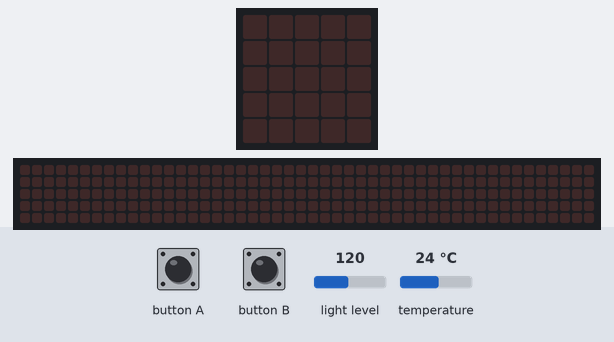
A program run on a simulated BBC micro:bit (MakeCode). Shown: the board's 5×5 LED display, a strip that is not on the board, showing the scrolling text unrolled. The test bench sets the inputs (shaded band); at power-on: light level 120, temperature 24 °C. The 48×5 strip is a reading aid, not a part: it shows the text the display is scrolling, unrolled, one strip-width of it at a time.

Above: at 1.2 s.
1.3 s: button A pressed for 0.15 s
At 1.65 s:
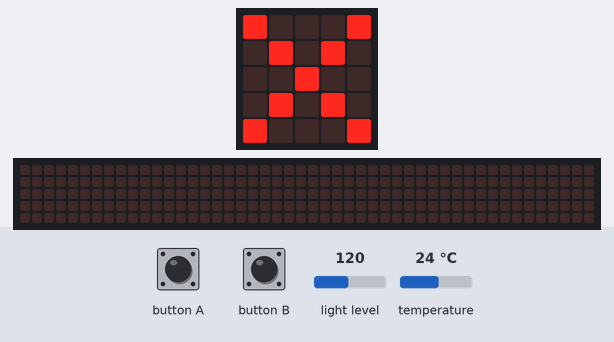
4.3 s: button B pressed for 0.15 s
At 8.97 s:
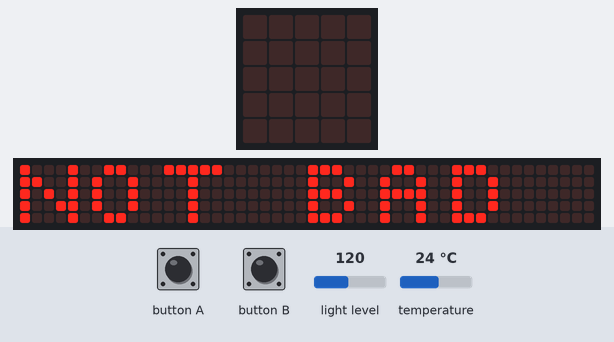
10.4 s: button A pressed for 0.15 s
13.4 s: light level set to 5
At 16.2 s:
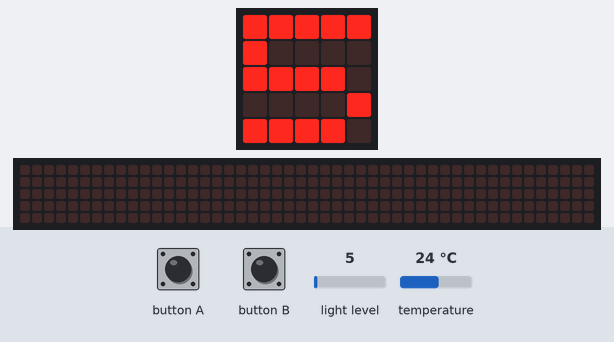
16.4 s: button B pressed for 0.15 s
At 16.62 s:
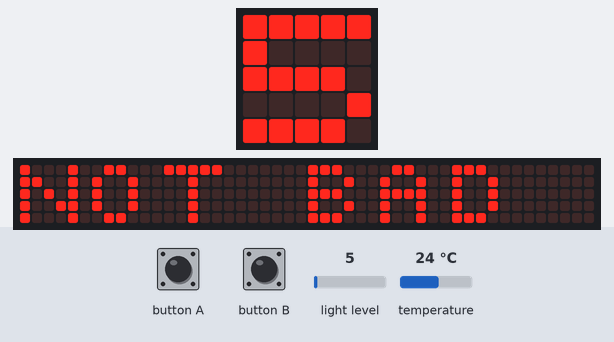

Measured:
- after the input at 1.3 s, the display: changes after 0.15 s (image 1)
- after the input at 4.3 s, the display: first differs from a run without the input after 1.2 s (image 2)
- after the input at 13.4 s, the display: first differs from a run without the input after 2.4 s (image 3)
- after the input at 16.4 s, the display: changes after 0.15 s (image 4)
- what the display in image 1 shows lasts 0.4 s, from 1.5 s to 1.9 s

The program:

main.ts
```typescript
let 최적_온도 = false
let 정상_온도 = false
let 수정_필요 = false
input.onButtonPressed(Button.B, function () {
    최적_온도 = 28 <= Math.round(input.temperature()) && Math.round(0) <= input.temperature()
    정상_온도 = 23 <= Math.round(input.temperature()) && Math.round(input.temperature()) < 28 || 30 < Math.round(input.temperature()) && Math.round(input.temperature()) < 35
    수정_필요 = !(최적_온도 || 정상_온도)
    if (최적_온도) {
        for (let index = 0; index < 3; index++) {
            basic.showLeds(`
                . . . . .
                . . . . .
                . . . . .
                . . . . .
                . # # # .
                `)
            basic.showLeds(`
                . . . . .
                . . . . .
                . . . . .
                . . # . .
                . # # # .
                `)
            basic.showLeds(`
                . . . . .
                . . . . .
                . . # . .
                . . # . .
                . # # # .
                `)
            basic.showLeds(`
                . . . . .
                . # . # .
                . . # . .
                . . # . .
                . # # # .
                `)
            basic.showLeds(`
                # . . . #
                . # . # .
                . . # . .
                . . # . .
                . # # # .
                `)
        }
        basic.clearScreen()
    }
    if (정상_온도) {
        basic.showString("NOT BAD")
        basic.showString("" + (input.temperature()))
    }
})
input.onButtonPressed(Button.A, function () {
    if (200 > Math.round(input.lightLevel())) {
        basic.showLeds(`
            # . . . #
            . # . # .
            . . # . .
            . # . # .
            # . . . #
            `)
        basic.showString("" + (input.lightLevel()))
        basic.pause(2000)
        basic.clearScreen()
    } else {
        basic.showLeds(`
            . # # # .
            # # # # #
            # # # # #
            # # # # #
            . # # # .
            `)
        basic.pause(2000)
        basic.clearScreen()
        basic.showString("" + (input.lightLevel()))
    }
})
```

test.ts
```typescript
// 테스트는 여기로 이동합니다; 이 패키지가 확장으로 사용될 때 컴파일되지 않을 것 입니다.
```
